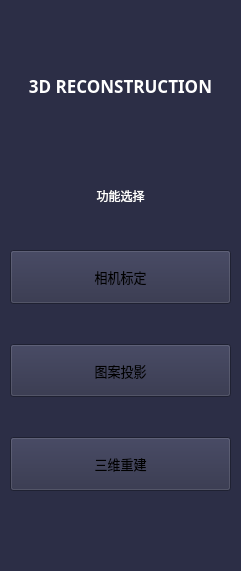
   <widget class="QWidget" name="widget" native="true">
    <property name="geometry">
     <rect>
      <x>0</x>
      <y>-10</y>
      <width>241</width>
      <height>571</height>
     </rect>
    </property>
    <property name="palette">
     <palette>
      <active>
       <colorrole role="WindowText">
        <brush brushstyle="SolidPattern">
         <color alpha="255">
          <red>0</red>
          <green>0</green>
          <blue>0</blue>
         </color>
        </brush>
       </colorrole>
       <colorrole role="Button">
        <brush brushstyle="SolidPattern">
         <color alpha="255">
          <red>44</red>
          <green>46</green>
          <blue>70</blue>
         </color>
        </brush>
       </colorrole>
       <colorrole role="Light">
        <brush brushstyle="SolidPattern">
         <color alpha="255">
          <red>255</red>
          <green>0</green>
          <blue>0</blue>
         </color>
        </brush>
       </colorrole>
       <colorrole role="Midlight">
        <brush brushstyle="SolidPattern">
         <color alpha="255">
          <red>212</red>
          <green>0</green>
          <blue>0</blue>
         </color>
        </brush>
       </colorrole>
       <colorrole role="Dark">
        <brush brushstyle="SolidPattern">
         <color alpha="255">
          <red>85</red>
          <green>0</green>
          <blue>0</blue>
         </color>
        </brush>
       </colorrole>
       <colorrole role="Mid">
        <brush brushstyle="SolidPattern">
         <color alpha="255">
          <red>113</red>
          <green>0</green>
          <blue>0</blue>
         </color>
        </brush>
       </colorrole>
       <colorrole role="Text">
        <brush brushstyle="SolidPattern">
         <color alpha="255">
          <red>0</red>
          <green>0</green>
          <blue>0</blue>
         </color>
        </brush>
       </colorrole>
       <colorrole role="BrightText">
        <brush brushstyle="SolidPattern">
         <color alpha="255">
          <red>255</red>
          <green>255</green>
          <blue>255</blue>
         </color>
        </brush>
       </colorrole>
       <colorrole role="ButtonText">
        <brush brushstyle="SolidPattern">
         <color alpha="255">
          <red>0</red>
          <green>0</green>
          <blue>0</blue>
         </color>
        </brush>
       </colorrole>
       <colorrole role="Base">
        <brush brushstyle="SolidPattern">
         <color alpha="255">
          <red>44</red>
          <green>46</green>
          <blue>70</blue>
         </color>
        </brush>
       </colorrole>
       <colorrole role="Window">
        <brush brushstyle="SolidPattern">
         <color alpha="255">
          <red>44</red>
          <green>46</green>
          <blue>70</blue>
         </color>
        </brush>
       </colorrole>
       <colorrole role="Shadow">
        <brush brushstyle="SolidPattern">
         <color alpha="255">
          <red>0</red>
          <green>0</green>
          <blue>0</blue>
         </color>
        </brush>
       </colorrole>
       <colorrole role="AlternateBase">
        <brush brushstyle="SolidPattern">
         <color alpha="255">
          <red>212</red>
          <green>127</green>
          <blue>127</blue>
         </color>
        </brush>
       </colorrole>
       <colorrole role="ToolTipBase">
        <brush brushstyle="SolidPattern">
         <color alpha="255">
          <red>255</red>
          <green>255</green>
          <blue>220</blue>
         </color>
        </brush>
       </colorrole>
       <colorrole role="ToolTipText">
        <brush brushstyle="SolidPattern">
         <color alpha="255">
          <red>0</red>
          <green>0</green>
          <blue>0</blue>
         </color>
        </brush>
       </colorrole>
      </active>
      <inactive>
       <colorrole role="WindowText">
        <brush brushstyle="SolidPattern">
         <color alpha="255">
          <red>0</red>
          <green>0</green>
          <blue>0</blue>
         </color>
        </brush>
       </colorrole>
       <colorrole role="Button">
        <brush brushstyle="SolidPattern">
         <color alpha="255">
          <red>44</red>
          <green>46</green>
          <blue>70</blue>
         </color>
        </brush>
       </colorrole>
       <colorrole role="Light">
        <brush brushstyle="SolidPattern">
         <color alpha="255">
          <red>255</red>
          <green>0</green>
          <blue>0</blue>
         </color>
        </brush>
       </colorrole>
       <colorrole role="Midlight">
        <brush brushstyle="SolidPattern">
         <color alpha="255">
          <red>212</red>
          <green>0</green>
          <blue>0</blue>
         </color>
        </brush>
       </colorrole>
       <colorrole role="Dark">
        <brush brushstyle="SolidPattern">
         <color alpha="255">
          <red>85</red>
          <green>0</green>
          <blue>0</blue>
         </color>
        </brush>
       </colorrole>
       <colorrole role="Mid">
        <brush brushstyle="SolidPattern">
         <color alpha="255">
          <red>113</red>
          <green>0</green>
          <blue>0</blue>
         </color>
        </brush>
       </colorrole>
       <colorrole role="Text">
        <brush brushstyle="SolidPattern">
         <color alpha="255">
          <red>0</red>
          <green>0</green>
          <blue>0</blue>
         </color>
        </brush>
       </colorrole>
       <colorrole role="BrightText">
        <brush brushstyle="SolidPattern">
         <color alpha="255">
          <red>255</red>
          <green>255</green>
          <blue>255</blue>
         </color>
        </brush>
       </colorrole>
       <colorrole role="ButtonText">
        <brush brushstyle="SolidPattern">
         <color alpha="255">
          <red>0</red>
          <green>0</green>
          <blue>0</blue>
         </color>
        </brush>
       </colorrole>
       <colorrole role="Base">
        <brush brushstyle="SolidPattern">
         <color alpha="255">
          <red>44</red>
          <green>46</green>
          <blue>70</blue>
         </color>
        </brush>
       </colorrole>
       <colorrole role="Window">
        <brush brushstyle="SolidPattern">
         <color alpha="255">
          <red>44</red>
          <green>46</green>
          <blue>70</blue>
         </color>
        </brush>
       </colorrole>
       <colorrole role="Shadow">
        <brush brushstyle="SolidPattern">
         <color alpha="255">
          <red>0</red>
          <green>0</green>
          <blue>0</blue>
         </color>
        </brush>
       </colorrole>
       <colorrole role="AlternateBase">
        <brush brushstyle="SolidPattern">
         <color alpha="255">
          <red>212</red>
          <green>127</green>
          <blue>127</blue>
         </color>
        </brush>
       </colorrole>
       <colorrole role="ToolTipBase">
        <brush brushstyle="SolidPattern">
         <color alpha="255">
          <red>255</red>
          <green>255</green>
          <blue>220</blue>
         </color>
        </brush>
       </colorrole>
       <colorrole role="ToolTipText">
        <brush brushstyle="SolidPattern">
         <color alpha="255">
          <red>0</red>
          <green>0</green>
          <blue>0</blue>
         </color>
        </brush>
       </colorrole>
      </inactive>
      <disabled>
       <colorrole role="WindowText">
        <brush brushstyle="SolidPattern">
         <color alpha="255">
          <red>85</red>
          <green>0</green>
          <blue>0</blue>
         </color>
        </brush>
       </colorrole>
       <colorrole role="Button">
        <brush brushstyle="SolidPattern">
         <color alpha="255">
          <red>44</red>
          <green>46</green>
          <blue>70</blue>
         </color>
        </brush>
       </colorrole>
       <colorrole role="Light">
        <brush brushstyle="SolidPattern">
         <color alpha="255">
          <red>255</red>
          <green>0</green>
          <blue>0</blue>
         </color>
        </brush>
       </colorrole>
       <colorrole role="Midlight">
        <brush brushstyle="SolidPattern">
         <color alpha="255">
          <red>212</red>
          <green>0</green>
          <blue>0</blue>
         </color>
        </brush>
       </colorrole>
       <colorrole role="Dark">
        <brush brushstyle="SolidPattern">
         <color alpha="255">
          <red>85</red>
          <green>0</green>
          <blue>0</blue>
         </color>
        </brush>
       </colorrole>
       <colorrole role="Mid">
        <brush brushstyle="SolidPattern">
         <color alpha="255">
          <red>113</red>
          <green>0</green>
          <blue>0</blue>
         </color>
        </brush>
       </colorrole>
       <colorrole role="Text">
        <brush brushstyle="SolidPattern">
         <color alpha="255">
          <red>85</red>
          <green>0</green>
          <blue>0</blue>
         </color>
        </brush>
       </colorrole>
       <colorrole role="BrightText">
        <brush brushstyle="SolidPattern">
         <color alpha="255">
          <red>255</red>
          <green>255</green>
          <blue>255</blue>
         </color>
        </brush>
       </colorrole>
       <colorrole role="ButtonText">
        <brush brushstyle="SolidPattern">
         <color alpha="255">
          <red>85</red>
          <green>0</green>
          <blue>0</blue>
         </color>
        </brush>
       </colorrole>
       <colorrole role="Base">
        <brush brushstyle="SolidPattern">
         <color alpha="255">
          <red>44</red>
          <green>46</green>
          <blue>70</blue>
         </color>
        </brush>
       </colorrole>
       <colorrole role="Window">
        <brush brushstyle="SolidPattern">
         <color alpha="255">
          <red>44</red>
          <green>46</green>
          <blue>70</blue>
         </color>
        </brush>
       </colorrole>
       <colorrole role="Shadow">
        <brush brushstyle="SolidPattern">
         <color alpha="255">
          <red>0</red>
          <green>0</green>
          <blue>0</blue>
         </color>
        </brush>
       </colorrole>
       <colorrole role="AlternateBase">
        <brush brushstyle="SolidPattern">
         <color alpha="255">
          <red>170</red>
          <green>0</green>
          <blue>0</blue>
         </color>
        </brush>
       </colorrole>
       <colorrole role="ToolTipBase">
        <brush brushstyle="SolidPattern">
         <color alpha="255">
          <red>255</red>
          <green>255</green>
          <blue>220</blue>
         </color>
        </brush>
       </colorrole>
       <colorrole role="ToolTipText">
        <brush brushstyle="SolidPattern">
         <color alpha="255">
          <red>0</red>
          <green>0</green>
          <blue>0</blue>
         </color>
        </brush>
       </colorrole>
      </disabled>
     </palette>
    </property>
    <property name="autoFillBackground">
     <bool>true</bool>
    </property>
    <property name="styleSheet">
     <string notr="true"/>
    </property>
    <widget class="QLabel" name="label">
     <property name="geometry">
      <rect>
       <x>10</x>
       <y>10</y>
       <width>221</width>
       <height>151</height>
      </rect>
     </property>
     <property name="maximumSize">
      <size>
       <width>16777215</width>
       <height>400</height>
      </size>
     </property>
     <property name="font">
      <font>
       <family>Adobe Devanagari</family>
       <pointsize>13</pointsize>
       <weight>75</weight>
       <bold>true</bold>
      </font>
     </property>
     <property name="styleSheet">
      <string notr="true">color: rgb(255, 255, 255);</string>
     </property>
     <property name="text">
      <string>3D RECONSTRUCTION</string>
     </property>
     <property name="alignment">
      <set>Qt::AlignCenter</set>
     </property>
    </widget>
    <widget class="QLabel" name="label_4">
     <property name="geometry">
      <rect>
       <x>20</x>
       <y>150</y>
       <width>201</width>
       <height>91</height>
      </rect>
     </property>
     <property name="font">
      <font>
       <family>等线</family>
       <pointsize>9</pointsize>
      </font>
     </property>
     <property name="styleSheet">
      <string notr="true">color: rgb(255, 255, 255);</string>
     </property>
     <property name="text">
      <string>功能选择</string>
     </property>
     <property name="alignment">
      <set>Qt::AlignCenter</set>
     </property>
    </widget>
    <widget class="QWidget" name="layoutWidget">
     <property name="geometry">
      <rect>
       <x>10</x>
       <y>250</y>
       <width>221</width>
       <height>241</height>
      </rect>
     </property>
     <layout class="QVBoxLayout" name="verticalLayout">
      <property name="spacing">
       <number>40</number>
      </property>
      <item>
       <widget class="QPushButton" name="pushButton">
        <property name="sizePolicy">
         <sizepolicy hsizetype="Minimum" vsizetype="Minimum">
          <horstretch>0</horstretch>
          <verstretch>0</verstretch>
         </sizepolicy>
        </property>
        <property name="font">
         <font>
          <family>黑体</family>
          <pointsize>10</pointsize>
         </font>
        </property>
        <property name="styleSheet">
         <string notr="true"/>
        </property>
        <property name="text">
         <string>相机标定</string>
        </property>
       </widget>
      </item>
      <item>
       <widget class="QPushButton" name="pushButton_2">
        <property name="sizePolicy">
         <sizepolicy hsizetype="Minimum" vsizetype="Minimum">
          <horstretch>0</horstretch>
          <verstretch>0</verstretch>
         </sizepolicy>
        </property>
        <property name="font">
         <font>
          <family>黑体</family>
          <pointsize>10</pointsize>
         </font>
        </property>
        <property name="styleSheet">
         <string notr="true"/>
        </property>
        <property name="text">
         <string>图案投影</string>
        </property>
       </widget>
      </item>
      <item>
       <widget class="QPushButton" name="pushButton_3">
        <property name="sizePolicy">
         <sizepolicy hsizetype="Minimum" vsizetype="Minimum">
          <horstretch>0</horstretch>
          <verstretch>0</verstretch>
         </sizepolicy>
        </property>
        <property name="font">
         <font>
          <family>黑体</family>
          <pointsize>10</pointsize>
         </font>
        </property>
        <property name="styleSheet">
         <string notr="true"/>
        </property>
        <property name="text">
         <string>三维重建</string>
        </property>
       </widget>
      </item>
     </layout>
    </widget>
   </widget>
